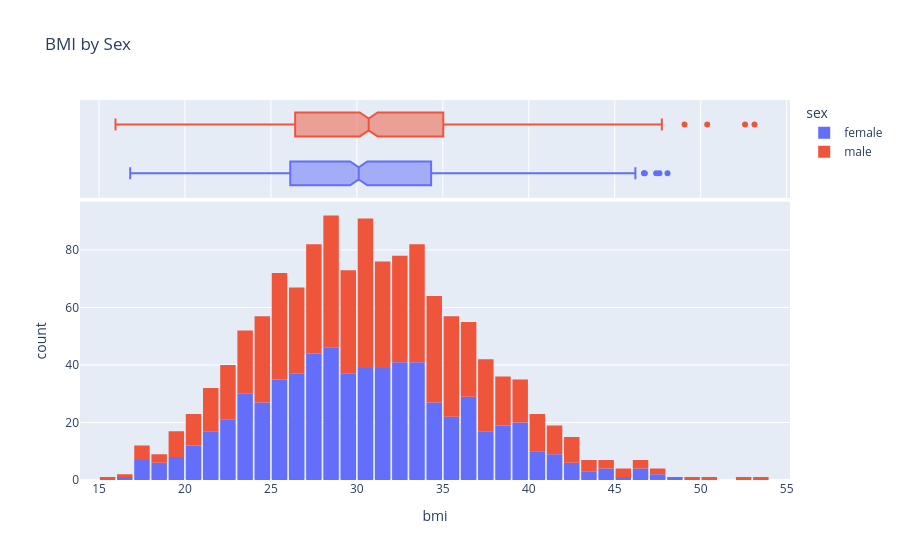

The notebook cell this image was saved under:
### Markdown cell above
> **ВПРАВА 6**: Візуалізуйте розподіл стовпців "стать", "регіон" та "діти" та описуйте свої спостереження.

### Code cell
fig = px.histogram(medical_df,
                   x='bmi',
                   marginal='box',
                   color='sex',
                   title='BMI by Sex')
fig.update_layout(bargap=0.1)
fig.show()

### Figure 1 — Plotly figure (JSON) as saved in the notebook; plotly's stock layout.template omitted (floating-point values rounded to 4 significant figures; data arrays with more than 128 entries replaced by an {"elided": "..."} marker saying what was removed)
{"data": [{"bingroup": "x", "hovertemplate": "sex=female<br>bmi=%{x}<br>count=%{y}<extra></extra>", "legendgroup": "female", "marker": {"color": "#636efa", "pattern": {"shape": ""}}, "name": "female", "orientation": "v", "showlegend": true, "type": "histogram", "x": {"elided": "662 float values"}, "xaxis": "x", "yaxis": "y"}, {"hovertemplate": "sex=female<br>bmi=%{x}<extra></extra>", "legendgroup": "female", "marker": {"color": "#636efa"}, "name": "female", "notched": true, "showlegend": false, "type": "box", "x": {"elided": "662 float values"}, "xaxis": "x2", "yaxis": "y2"}, {"bingroup": "x", "hovertemplate": "sex=male<br>bmi=%{x}<br>count=%{y}<extra></extra>", "legendgroup": "male", "marker": {"color": "#EF553B", "pattern": {"shape": ""}}, "name": "male", "orientation": "v", "showlegend": true, "type": "histogram", "x": {"elided": "676 float values"}, "xaxis": "x", "yaxis": "y"}, {"hovertemplate": "sex=male<br>bmi=%{x}<extra></extra>", "legendgroup": "male", "marker": {"color": "#EF553B"}, "name": "male", "notched": true, "showlegend": false, "type": "box", "x": {"elided": "676 float values"}, "xaxis": "x2", "yaxis": "y2"}], "layout": {"bargap": 0.1, "barmode": "relative", "legend": {"title": {"text": "sex"}, "tracegroupgap": 0}, "title": {"text": "BMI by Sex"}, "xaxis": {"anchor": "y", "domain": [0, 1], "title": {"text": "bmi"}}, "xaxis2": {"anchor": "y2", "domain": [0, 1], "matches": "x", "showgrid": true, "showticklabels": false}, "yaxis": {"anchor": "x", "domain": [0, 0.7326], "title": {"text": "count"}}, "yaxis2": {"anchor": "x2", "domain": [0.7426, 1], "matches": "y2", "showgrid": false, "showline": false, "showticklabels": false, "ticks": ""}}}
